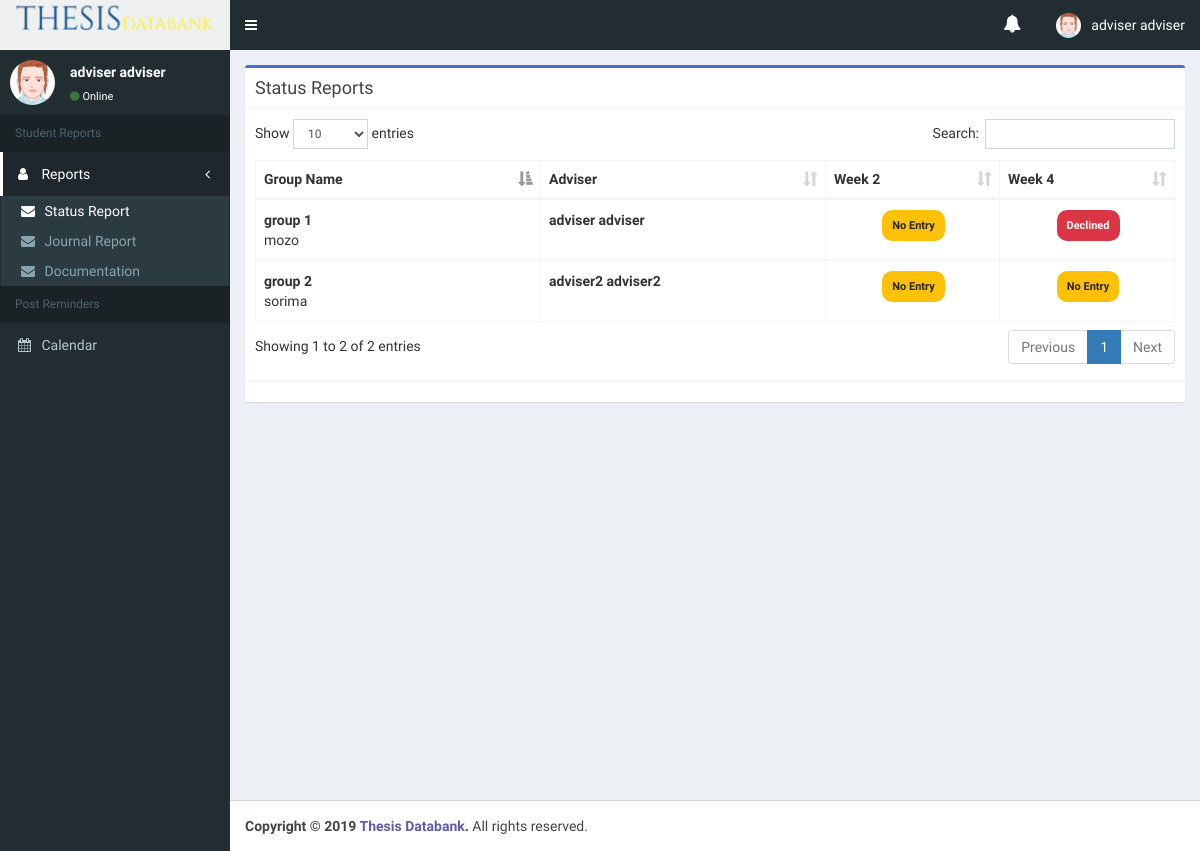
The page /coordinator/statusreport.php (signed in) on the database as committed earlier.
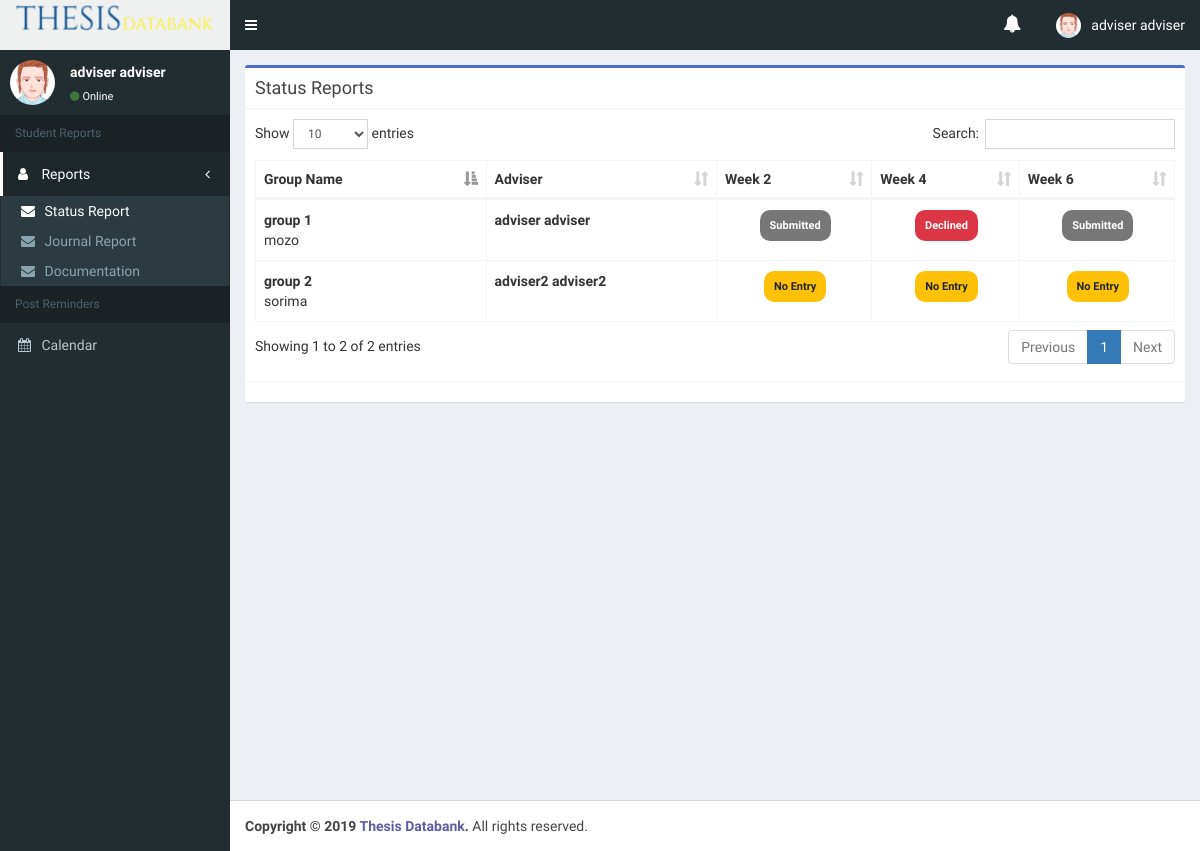
The same page on the database as committed later.
### tables this page shows
CREATE TABLE `events` (
  `id` int(11) NOT NULL,
  `title` varchar(255) NOT NULL,
  `sem` int(11) NOT NULL,
  `event_type` int(11) NOT NULL,
  `course` int(11) NOT NULL,
  `Description` varchar(255) NOT NULL,
  `start` datetime NOT NULL,
  `end` datetime NOT NULL,
  `user_id` int(11) NOT NULL
);

CREATE TABLE `groups` (
  `id` int(11) NOT NULL,
  `adviser` int(11) NOT NULL,
  `sem` int(11) NOT NULL,
  `program` tinyint(1) NOT NULL,
  `name` varchar(255) NOT NULL
);

CREATE TABLE `group_members` (
  `id` int(11) NOT NULL,
  `group_id` int(11) NOT NULL,
  `user_id` int(11) NOT NULL
);

CREATE TABLE `users` (
  `id` int(11) NOT NULL,
  `role` tinyint(1) NOT NULL,
  `program` tinyint(1) NOT NULL,
  `sem` int(11) NOT NULL COMMENT 'semester of user',
  `firstname` varchar(50) NOT NULL,
  `lastname` varchar(50) NOT NULL,
  `username` varchar(20) NOT NULL,
  `password` varchar(255) NOT NULL,
  `status` tinyint(1) NOT NULL,
  `date_created` datetime NOT NULL
);

CREATE TABLE `report` (
  `id` int(11) NOT NULL,
  `group_id` int(11) NOT NULL,
  `event_id` int(11) NOT NULL,
  `sem_id` int(11) NOT NULL,
  `report_type` int(11) NOT NULL,
  `report_filename` varchar(255) NOT NULL,
  `report_title` varchar(255) NOT NULL,
  `status` int(1) NOT NULL,
  `date_created` datetime NOT NULL
);

### coordinator/statusreport.php (the view, shortened to what the changed rows need)
<?php
	include("../config/connectdb.php");
    $sem = $_SESSION['sem'];
    $course = $_SESSION['branchid'];
?>
<!DOCTYPE html>
<html>
    <head>
        <link rel="stylesheet" href="../css/bootstrap/bootstrap.min.css">
        <link rel="stylesheet" href="../css/font-awesome/font-awesome.min.css">
        <link rel="stylesheet" href="../css/sweetalert/sweetalert.css">
        <link rel="stylesheet" href="../template/bower_components/datatables.net-bs/css/dataTables.bootstrap.min.css">
        <link rel="stylesheet" href="../template/dist/css/AdminLTE.min.css">
        <link rel="stylesheet" href="../template/dist/css/skins/skin-green.min.css">
        <link rel="stylesheet" href="css/main-admin.css">
        <link rel="stylesheet" href="css/validation.css">
    </head>
    <body class="hold-transition skin-green sidebar-mini fixed">
        <div class="wrapper">
            <div class="content-wrapper">
                <section class="content">
                <div class="row">
                        <div class = "col-md-12">
                            <div class="box box-info border-blue">
                                <div class="box-body">
                                    <table id="tblSreport" class="table table-bordered table-hover table-custom">
                                        <thead>
                                            <tr>
                                                <th width="10%">Group Name</th>
                                                <th width="10%">Adviser</th>
                                                <?php
                                                    $sqlEvents = "select * from events where sem = $sem AND event_type = 2 AND course = $course AND Description = 'Status Report' ORDER BY start ASC";
                                                    $res = mysqli_query($con, $sqlEvents);
                                                    while($row = mysqli_fetch_assoc($res)){
                                                        echo '<th width="5%">'.$row['title'].'</th>';
                                                    }
                                                ?>
                                            </tr>
                                        </thead>
                                        <?php
                                            $branchid = $_SESSION['branchid'];
                                            $query ="SELECT g.id as group_id, g.name as group_name, g.adviser as adviser_id, g.program as branch_id, sr.report_filename, sr.date_created, sr.report_type, u.firstname, u.lastname from groups g left join report sr on g.id = sr.group_id left join users u on u.id = g.adviser where g.program = $branchid group by g.name";
                                            $result = mysqli_query($con, $query);
                                            while($row = mysqli_fetch_array($result))
                                            {
                                                $adviserId = $row['adviser_id'];
                                                if($adviserId != 2){
                                                    $Aname = $row['firstname']." ".$row['lastname'];
                                                }
                                                else{
                                                    $Aname = "No Adviser Yet";
                                                }
                                               echo '<tr>';
                                               echo    '<td> <b>'.$row["group_name"].'</b>';
                                                    $gmembers ="SELECT g.group_id, g.user_id, u.lastname FROM group_members g left join users u on g.user_id = u.id WHERE group_id = ".$row['group_id']."";
                                                    $gresult = mysqli_query($con, $gmembers);
                                                    while($grow = mysqli_fetch_array($gresult))
                                                    {
                                                        echo '<br>'. $grow['lastname'];
                                                    }
                                               echo    '</td>';
                                               echo    '<td> <b>'.$Aname.'</b></td>';
                                                  $events ="SELECT * FROM events WHERE sem = $sem AND course = $course AND event_type = 2 AND Description = 'Status Report' ORDER BY start ASC";
                                                    $eresult = mysqli_query($con, $events);
                                                    while($erow = mysqli_fetch_array($eresult))
                                                    {
                                                        echo '<td style="text-align:center">';
                                                        $reportCheck = "SELECT * FROM report WHERE group_id = ".$row['group_id']." AND event_id = ".$erow['id']." AND report_type = 1";
                                                        $rresult = mysqli_query($con, $reportCheck);
                                                        if(mysqli_num_rows($rresult) > 0) {
                                                            while($rrow = mysqli_fetch_array($rresult))
                                                            {
                                                                if($rrow['status'] == 1) {
                                                                    echo '<span class="badge badge-dark" style="padding:10px; font-size:11px!important;">Submitted</span>';
                                                                }else if($rrow['status'] == 2) {
                                                                    echo '<span class="badge badge-success" style="padding:10px; font-size:11px!important;color:#fff;background-color: #dc3545"">Declined</span>';
                                                                }else if($rrow['status'] == 3) {
                                                                    echo '<span class="badge badge-success" style="padding:10px; font-size:11px!important;color:#fff;background-color: #28a745"">Approved</span>';
                                                                }else {
                                                                    echo '<span class="badge badge-danger" style="padding:10px; font-size:11px!important;color:#212529;background-color: #ffc107">No Entry</span>';
                                                                }
                                                            }
                                                        }else {
                                                            echo '<span class="badge badge-danger" style="padding:10px; font-size:11px!important;color:#212529;background-color: #ffc107">No Entry</span>';
                                                        }
                                                        echo '</td>';
                                                    }
                                               echo '</tr>';
                                            }
                                        ?>
                                    </table>
                                </div>
                            </div>
                        </div>
                    </div>
                    </div>
            </div>
    </body>
</html>

Rows that differ between the two databases and show on the page:
shown differently, row unchanged: events "Week 2": no longer shows "No Entry"
added events: title "Week 6", shows "No Entry"
added report: status "Submitted", shown under events "Week 2"
added report: status "Submitted"
